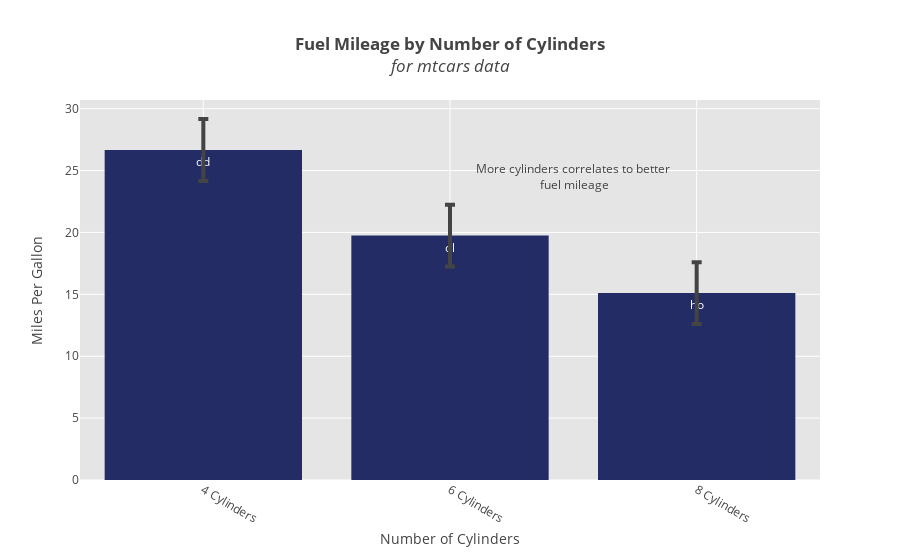

The notebook cell this image was saved under:
### Markdown cell above
Preview the results again:

### Code cell
# view plot inline 
fig = barplot.create_graph(**args)

### Figure 1 — Plotly figure (JSON) as saved in the notebook; plotly's stock layout.template omitted (floating-point values rounded to 4 significant figures)
{"data": [{"error_y": {"array": [2.5, 2.5, 2.5], "thickness": 4, "type": "data", "visible": true, "width": 5}, "marker": {"color": "#232C65"}, "name": "mpg", "text": ["dd", "ol", "ho"], "type": "bar", "uid": "6b9dfb63-1a4e-4791-880c-b9819ee38756", "x": ["4 Cylinders", "6 Cylinders", "8 Cylinders"], "y": [26.66, 19.74, 15.1]}], "layout": {"annotations": [{"showarrow": false, "text": "More cylinders correlates to better<br> fuel mileage", "x": 1.5, "y": 24.5}], "hovermode": "x", "plot_bgcolor": "rgb(229, 229, 229)", "title": "<b>Fuel Mileage by Number of Cylinders</b><br><i>for mtcars data</i>", "xaxis": {"gridcolor": "rgb(255,255,255)", "tickangle": 30, "title": "Number of Cylinders", "zerolinecolor": "rgb(255,255,255)"}, "yaxis": {"gridcolor": "rgb(255,255,255)", "title": "Miles Per Gallon", "zerolinecolor": "rgb(255,255,255)"}}}
